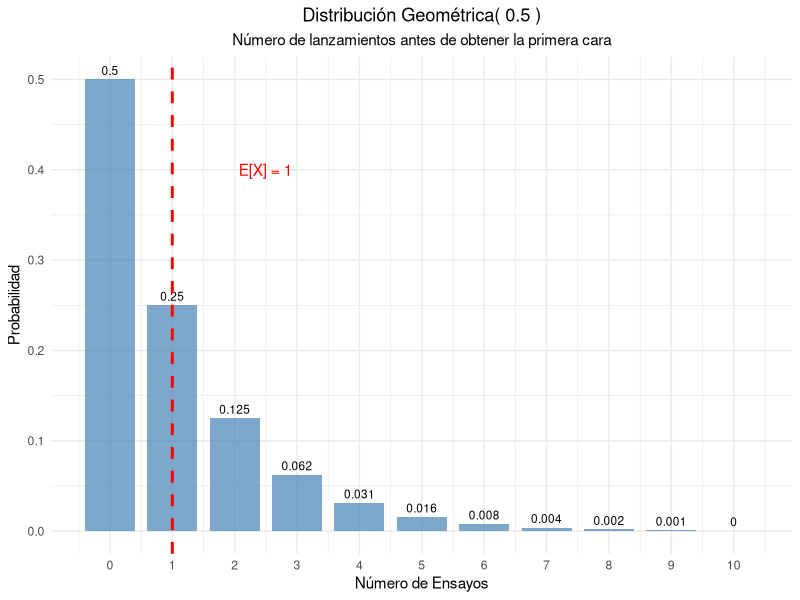
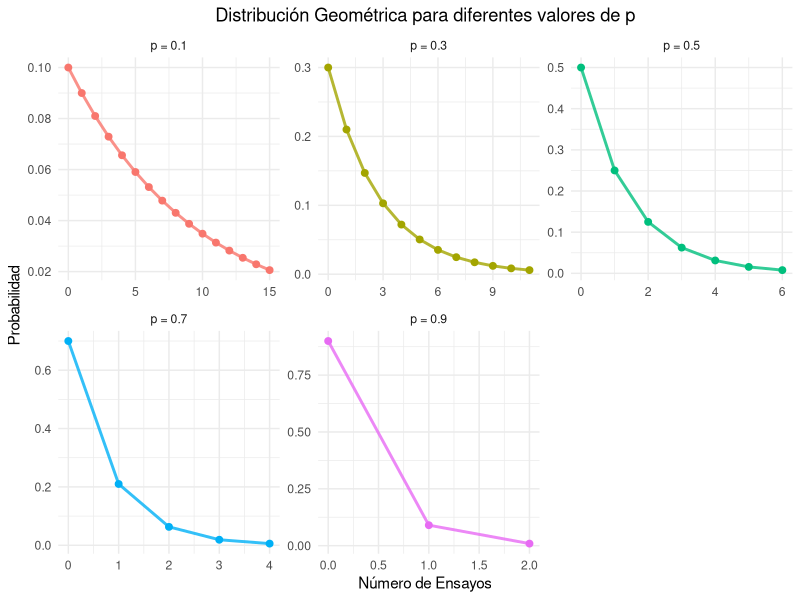
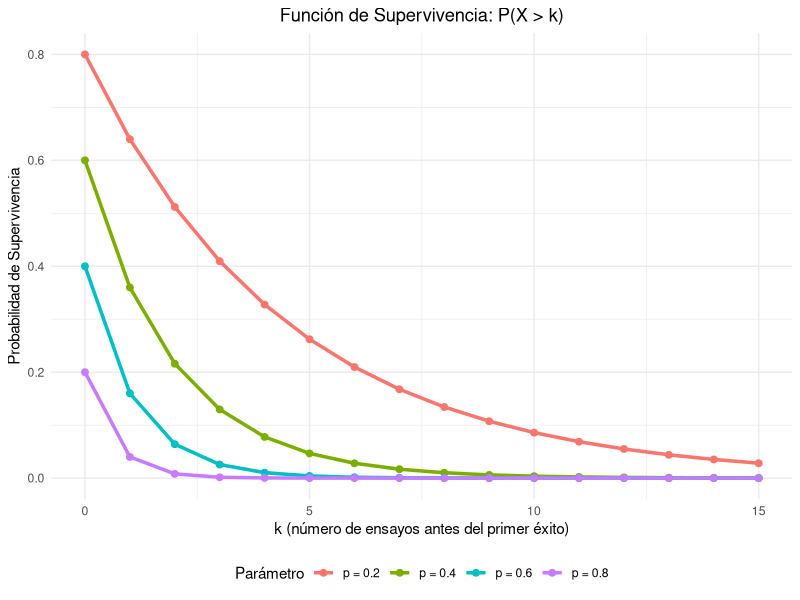
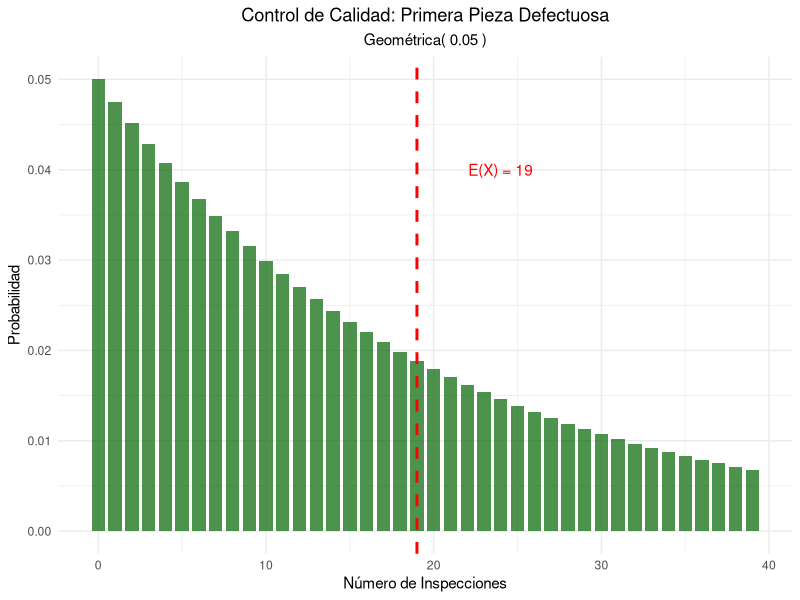
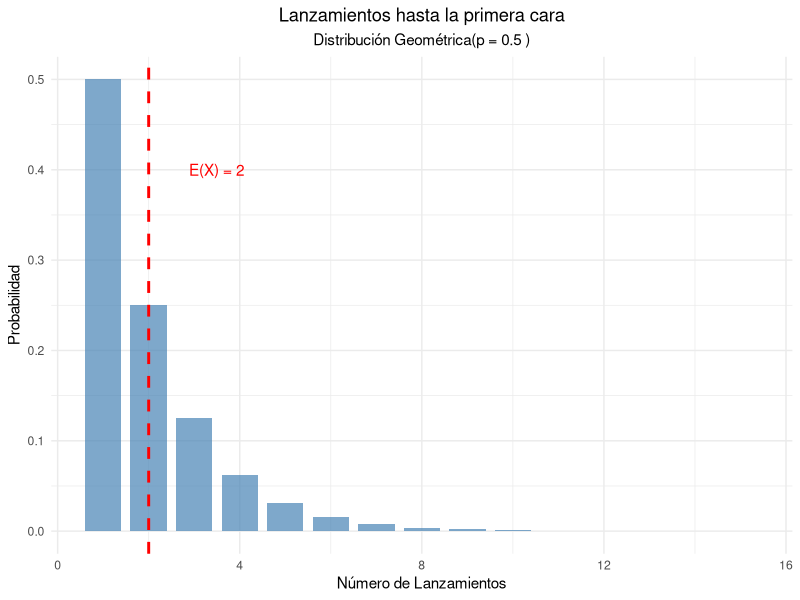
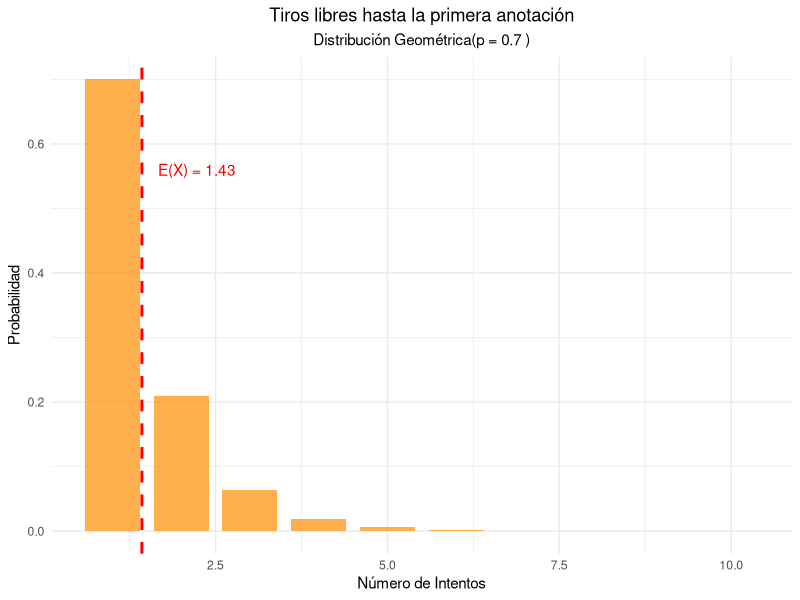
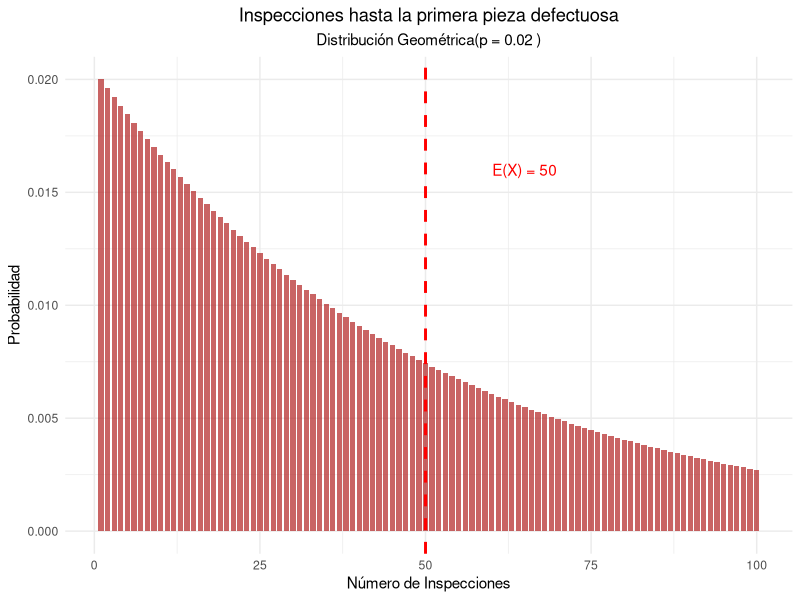

R code for these plots, in order:
## ---- chunk 1
#| label: setup
#| include: false

library(tidyverse)
library(kableExtra)
library(gridExtra)
## ---- chunk 2
#| label: moneda-geometrica
# Parámetro
p_cara <- 0.5

# Calcular probabilidades para los primeros 11 ensayos
k_moneda <- 0:10
# Prefijo d (density) sufijo es el de la va
prob_geometrica <- dgeom(k_moneda , p_cara)  

# Crear tabla
geometrica_moneda <- data.frame(
  Ensayo = k_moneda,
  Probabilidad = prob_geometrica,
  Prob_Acumulada = pgeom(k_moneda, p_cara)
)

kable(geometrica_moneda, 
      caption = "Distribución Geométrica - Primera cara (p = 0.5)",
      digits = 4,
      col.names = c("Ensayo", "P(X = x)", "P(X ≤ x)")) %>%
  kable_styling(bootstrap_options = "striped")

# Parámetros estadísticos
media_moneda <- (1-p_cara) / p_cara
varianza_moneda <- (1 - p_cara) / (p_cara^2)
desv_std_moneda <- sqrt(varianza_moneda)


cat("Media (ensayos esperados):", media_moneda, "\n")
cat("Varianza:", varianza_moneda, "\n")
cat("Desviación estándar:", round(desv_std_moneda, 4), "\n")

## ---- chunk 3
#| label: grafico-geometrica-basico
#| fig-cap: "Distribución Geométrica - Primera cara en lanzamiento de moneda"
ggplot(geometrica_moneda, aes(x = Ensayo, y = Probabilidad)) +
  geom_col(fill = "steelblue", alpha = 0.7, width = 0.8) +
  geom_text(aes(label = round(Probabilidad, 3)), vjust = -0.5, size = 3) +
  geom_vline(xintercept = media_moneda, color = "red", linetype = "dashed", linewidth = 1) +
  annotate("text", x = media_moneda + 1.5, y = max(prob_geometrica) * 0.8, 
           label = paste("E[X] =", media_moneda), color = "red") +
  scale_x_continuous(breaks = k_moneda) +
  labs(title = paste("Distribución Geométrica(", p_cara, ")"),
       subtitle = "Número de lanzamientos antes de obtener la primera cara",
       x = "Número de Ensayos",
       y = "Probabilidad") +
  theme_minimal() +
  theme(plot.title = element_text(hjust = 0.5),
        plot.subtitle = element_text(hjust = 0.5))
## ---- chunk 4
#| label: diferentes-p
# Diferentes probabilidades de éxito
p_values <- c(0.1, 0.3, 0.5, 0.7, 0.9)
k_max <- 15

# Crear data frame para comparación
geometrica_comp <- data.frame()
for(p in p_values) {
  k_vals <- 0:k_max
  probs <- dgeom(k_vals, p)  
  
  temp_data <- data.frame(
    p_label = paste("p =", p),
    k = k_vals,
    probabilidad = probs,
    media = (1-p)/p,
    varianza = (1-p)/(p^2)
  )
  geometrica_comp <- rbind(geometrica_comp, temp_data)
}

# Tabla de parámetros
parametros_comp <- data.frame(
  p = p_values,
  Media = (1-p_values)/p_values,
  Varianza = (1-p_values)/(p_values^2),
  Desv_Std = sqrt((1-p_values)/(p_values^2))
)

kable(parametros_comp, 
      caption = "Parámetros de la distribución geométrica para diferentes valores de p",
      digits = 4,
      col.names = c("p", "Media", "Varianza", "Desv. Std")) |> 
  kable_styling(bootstrap_options = "striped")
## ---- chunk 5
#| label: grafico-diferentes-p
#| fig-cap: "Distribución Geométrica para diferentes valores de p"
# Filtrar para mejor visualización
geometrica_filtered <- geometrica_comp[geometrica_comp$probabilidad > 0.005, ]

ggplot(geometrica_filtered, aes(x = k, y = probabilidad, color = p_label)) +
  geom_line(linewidth = 1, alpha = 0.8) +
  geom_point(size = 2) +
  facet_wrap(~p_label, scales = "free") +
  labs(title = "Distribución Geométrica para diferentes valores de p",
       x = "Número de Ensayos",
       y = "Probabilidad",
       color = "Parámetro") +
  theme_minimal() +
  theme(plot.title = element_text(hjust = 0.5),
        legend.position = "none")
## ---- chunk 6
#| label: falta-memoria
# Demostración de la propiedad de falta de memoria
p_mem <- 0.3
s <- 5
t <- 3

# P(X >= s + t)
prob_s_t <- 1 - pgeom(s + t-1, p_mem)  

# P(X >= s) 
prob_s <- 1- pgeom(s-1, p_mem)

# P(X >= t) 
prob_t <- 1- pgeom(t-1, p_mem)

# P(X >= s + t | X >= s) = P(X >= s + t) / P(X >= s)
prob_condicional <- prob_s_t / prob_s

cat("Demostración de la Propiedad de Falta de Memoria:\n")
cat("Parámetros: p =", p_mem, ", s =", s, ", t =", t, "\n\n")
cat("P(X  ≥", s+t, ") =", round(prob_s_t, 6), "\n")
cat("P(X  ≥", s, ") =", round(prob_s, 6), "\n")
cat("P(X  ≥", t, ") =", round(prob_t, 6), "\n\n")
cat("P(X  ≥", s+t, "| X  ≥", s, ") =", round(prob_condicional, 6), "\n")
cat("P(X  ≥", t, ") =", round(prob_t, 6), "\n\n")
cat("¿Son iguales?", abs(prob_condicional - prob_t) < 1e-10, "\n")
## ---- chunk 7
#| label: funcion-supervivencia
#| fig-cap: "Función de Supervivencia de la distribución geométrica"
# Diferentes valores de p
p_surv <- c(0.2, 0.4, 0.6, 0.8)
k_surv <- 0:15

# Crear data frame
supervivencia_data <- data.frame()
for(p in p_surv) {
  surv_vals <- (1 - p)^(k_surv+1)
  temp_data <- data.frame(
    p_label = paste("p =", p),
    k = k_surv,
    supervivencia = surv_vals
  )
  supervivencia_data <- rbind(supervivencia_data, temp_data)
}

ggplot(supervivencia_data, aes(x = k, y = supervivencia, color = p_label)) +
  geom_line(linewidth = 1.2) +
  geom_point(size = 2) +
  labs(title = "Función de Supervivencia: P(X > k)",
       x = "k (número de ensayos antes del primer éxito)",
       y = "Probabilidad de Supervivencia",
       color = "Parámetro") +
  theme_minimal() +
  theme(plot.title = element_text(hjust = 0.5),
        legend.position = "bottom")
## ---- chunk 8
#| label: control-calidad-geometrica
# Parámetros
p_defecto_geom <- 0.05

# Parámetros estadísticos
media_defecto <- (1-p_defecto_geom) / p_defecto_geom
varianza_defecto <- (1 - p_defecto_geom) / (p_defecto_geom^2)
desv_std_defecto <- sqrt(varianza_defecto)

cat("Control de Calidad - Primera pieza defectuosa:\n")
cat("Probabilidad de defecto por pieza:", p_defecto_geom, "\n")
cat("Número esperado de inspecciones:", media_defecto, "\n")
cat("Desviación estándar:", round(desv_std_defecto, 2), "\n\n")

# Probabilidades específicas
k_calidad <- 0:50
prob_calidad <- dgeom(k_calidad, p_defecto_geom)

# Preguntas de interés
prob_primera_10 <- sum(prob_calidad[1:10])
prob_mas_20 <- 1 - sum(prob_calidad[1:20])
prob_entre_10_30 <- sum(prob_calidad[10:30])

cat("Probabilidades de interés:\n")
cat("P(primera defectuosa en ≤ 10 inspecciones):", round(prob_primera_10, 4), "\n")
cat("P(primera defectuosa en > 20 inspecciones):", round(prob_mas_20, 4), "\n")
cat("P(primera defectuosa entre 10 y 30 inspecciones):", round(prob_entre_10_30, 4), "\n")



# Visualización
calidad_data <- data.frame(
  k = k_calidad[1:40],
  probabilidad = prob_calidad[1:40]
)

ggplot(calidad_data, aes(x = k, y = probabilidad)) +
  geom_col(fill = "darkgreen", alpha = 0.7, width = 0.8) +
  geom_vline(xintercept = media_defecto, color = "red", linetype = "dashed", size = 1) +
  annotate("text", x = media_defecto + 5, y = max(prob_calidad) * 0.8, 
           label = paste("E(X) =", media_defecto), color = "red") +
  labs(title = "Control de Calidad: Primera Pieza Defectuosa",
       subtitle = paste("Geométrica(", p_defecto_geom, ")"),
       x = "Número de Inspecciones",
       y = "Probabilidad") +
  theme_minimal() +
  theme(plot.title = element_text(hjust = 0.5),
        plot.subtitle = element_text(hjust = 0.5))
## ---- chunk 9
#| label: simulacion-geometrica
set.seed(123)
p_sim <- 0.25
n_sim <- 10000

# Generar datos geométricos 
datos_geom <- rgeom(n_sim, p_sim) 

# Estadísticas observadas
media_obs <- mean(datos_geom)
var_obs <- var(datos_geom)
desv_obs <- sd(datos_geom)

# Valores teóricos
media_teo <- (1-p_sim) / p_sim
var_teo <- (1 - p_sim) / (p_sim^2)
desv_teo <- sqrt(var_teo)

cat("Simulación Geométrica (p =", p_sim, "):\n")
cat("Simulaciones:", n_sim, "\n\n")
cat("Media teórica:", media_teo, "| Media observada:", round(media_obs, 4), "\n")
cat("Varianza teórica:", var_teo, "| Varianza observada:", round(var_obs, 4), "\n")
cat("Desv. Std teórica:", round(desv_teo, 4), "| Desv. Std observada:", round(desv_obs, 4), "\n")

# Comparar distribuciones
freq_obs <- table(datos_geom[datos_geom <= 20]) / n_sim
k_comp <- as.numeric(names(freq_obs))
prob_teo <- dgeom(k_comp, p_sim)

comparacion_sim <- data.frame(
  k = k_comp,
  Freq_Observada = as.numeric(freq_obs),
  Prob_Teorica = prob_teo,
  Diferencia = abs(as.numeric(freq_obs) - prob_teo)
)

kable(head(comparacion_sim, 12), 
      caption = "Comparación frecuencias observadas vs probabilidades teóricas",
      digits = 4,
      col.names = c("k", "Freq. Observada", "Prob. Teórica", "Diferencia")) %>%
  kable_styling(bootstrap_options = "striped")
## ---- chunk 10
#| label: parametros-moneda
#| echo: true

# Parámetros
p_cara <- 0.5

# Parámetros estadísticos
media_lanzamientos <- 1 / p_cara
varianza_lanzamientos <- (1 - p_cara) / (p_cara^2)
desv_std_lanzamientos <- sqrt(varianza_lanzamientos)

cat("Lanzamientos hasta la primera cara:\n")
cat("Probabilidad de cara por lanzamiento:", p_cara, "\n")
cat("Número esperado de lanzamientos:", media_lanzamientos, "\n")
cat("Desviación estándar:", round(desv_std_lanzamientos, 2), "\n")
## ---- chunk 11
#| label: probabilidades-especificas
#| echo: true

# Probabilidades específicas
k_lanzamientos <- 0:20
prob_lanzamientos <- dgeom(k_lanzamientos, p_cara)

# Preguntas de interés
prob_exactamente_5 <- dgeom(4, p_cara)  # k=4 porque dgeom cuenta fracasos antes del éxito
prob_mas_de_3 <- 1 - pgeom(2, p_cara)   # P(X > 3) = 1 - P(X ≤ 3)
prob_entre_5_10 <- pgeom(9, p_cara) - pgeom(3, p_cara)

cat("Probabilidades de interés:\n")
cat("P(necesitar exactamente 5 lanzamientos):", round(prob_exactamente_5, 4), "\n")
cat("P(necesitar más de 3 lanzamientos):", round(prob_mas_de_3, 4), "\n")
cat("P(necesitar entre 5 y 10 lanzamientos):", round(prob_entre_5_10, 4), "\n")
## ---- chunk 12
#| label: visualizacion-moneda
#| echo: true
#| fig.height: 6
#| fig.width: 8

# Visualización
lanzamientos_data <- data.frame(
  k = k_lanzamientos[1:15],
  probabilidad = prob_lanzamientos[1:15]
)

library(ggplot2)

ggplot(lanzamientos_data, aes(x = k + 1, y = probabilidad)) +
  geom_col(fill = "steelblue", alpha = 0.7, width = 0.8) +
  geom_vline(xintercept = media_lanzamientos, color = "red", linetype = "dashed", size = 1) +
  annotate("text", x = media_lanzamientos + 1.5, y = max(prob_lanzamientos) * 0.8, 
           label = paste("E(X) =", media_lanzamientos), color = "red") +
  labs(title = "Lanzamientos hasta la primera cara",
       subtitle = paste("Distribución Geométrica(p =", p_cara, ")"),
       x = "Número de Lanzamientos",
       y = "Probabilidad") +
  theme_minimal() +
  theme(plot.title = element_text(hjust = 0.5),
        plot.subtitle = element_text(hjust = 0.5))
## ---- chunk 13
#| label: simulacion-moneda
#| echo: true

set.seed(123)
p_sim <- 0.5
n_sim <- 10000

# Generar datos geométricos (número de fracasos antes del primer éxito)
datos_geom <- rgeom(n_sim, p_sim) 

# Convertir a número total de lanzamientos (éxito incluido)
lanzamientos_totales <- datos_geom + 1

# Estadísticas observadas
media_obs <- mean(lanzamientos_totales)
var_obs <- var(lanzamientos_totales)
desv_obs <- sd(lanzamientos_totales)

# Valores teóricos
media_teo <- 1 / p_sim
var_teo <- (1 - p_sim) / (p_sim^2)
desv_teo <- sqrt(var_teo)

cat("Simulación Geométrica - Moneda (p =", p_sim, "):\n")
cat("Simulaciones:", n_sim, "\n\n")
cat("Media teórica:", media_teo, "| Media observada:", round(media_obs, 4), "\n")
cat("Varianza teórica:", var_teo, "| Varianza observada:", round(var_obs, 4), "\n")
cat("Desv. Std teórica:", round(desv_teo, 4), "| Desv. Std observada:", round(desv_obs, 4), "\n\n")
## ---- chunk 14
#| label: probabilidades-simuladas
#| echo: true

# Probabilidades específicas de la simulación
prob_sim_5 <- mean(lanzamientos_totales == 5)
prob_sim_mas_3 <- mean(lanzamientos_totales > 3)

cat("Probabilidades simuladas:\n")
cat("P(X = 5) simulado:", round(prob_sim_5, 4), "| Teórico:", round(dgeom(4, p_sim), 4), "\n")
cat("P(X > 3) simulado:", round(prob_sim_mas_3, 4), "| Teórico:", round(1 - pgeom(2, p_sim), 4), "\n")
## ---- chunk 15
#| label: comparacion-distribuciones
#| echo: true

# Comparar distribuciones
freq_obs <- table(lanzamientos_totales[lanzamientos_totales <= 15]) / n_sim
k_comp <- as.numeric(names(freq_obs))
prob_teo <- dgeom(k_comp - 1, p_sim)  # Ajustar porque dgeom cuenta fracasos

comparacion_sim <- data.frame(
  Lanzamientos = k_comp,
  Freq_Observada = as.numeric(freq_obs),
  Prob_Teorica = prob_teo,
  Diferencia = abs(as.numeric(freq_obs) - prob_teo)
)

library(knitr)
library(kableExtra)

kable(comparacion_sim, 
      caption = "Comparación frecuencias observadas vs probabilidades teóricas",
      digits = 4,
      col.names = c("Lanzamientos", "Freq. Observada", "Prob. Teórica", "Diferencia")) %>%
  kable_styling(bootstrap_options = "striped")
## ---- chunk 16
#| label: parametros-basquet
#| echo: true

# Parámetros
p_anotar <- 0.70

# Parámetros estadísticos
media_intentos <- 1 / p_anotar
varianza_intentos <- (1 - p_anotar) / (p_anotar^2)
desv_std_intentos <- sqrt(varianza_intentos)

cat("Tiros libres hasta la primera anotación:\n")
cat("Probabilidad de anotar por tiro:", p_anotar, "\n")
cat("Número esperado de intentos:", round(media_intentos, 4), "\n")
cat("Desviación estándar:", round(desv_std_intentos, 4), "\n")
## ---- chunk 17
#| label: probabilidades-basquet
#| echo: true

# Probabilidades específicas
k_intentos <- 0:15
prob_intentos <- dgeom(k_intentos, p_anotar)

# Preguntas de interés
prob_tercer_intento <- dgeom(2, p_anotar)  # k=2 porque dgeom cuenta fracasos antes del éxito
prob_entre_2_5 <- pgeom(4, p_anotar) - pgeom(0, p_anotar)  # P(2 ≤ X ≤ 5)

cat("Probabilidades de interés:\n")
cat("P(anotar en el tercer intento por primera vez):", round(prob_tercer_intento, 4), "\n")
cat("P(necesitar entre 2 y 5 intentos):", round(prob_entre_2_5, 4), "\n")
cat("Número esperado de intentos:", round(media_intentos, 4), "\n")
## ---- chunk 18
#| label: visualizacion-basquet
#| echo: true
#| fig.height: 6
#| fig.width: 8

# Visualización
intentos_data <- data.frame(
  k = k_intentos[1:10],
  probabilidad = prob_intentos[1:10]
)

library(ggplot2)

ggplot(intentos_data, aes(x = k + 1, y = probabilidad)) +
  geom_col(fill = "darkorange", alpha = 0.7, width = 0.8) +
  geom_vline(xintercept = media_intentos, color = "red", linetype = "dashed", size = 1) +
  annotate("text", x = media_intentos + 0.8, y = max(prob_intentos) * 0.8, 
           label = paste("E(X) =", round(media_intentos, 2)), color = "red") +
  labs(title = "Tiros libres hasta la primera anotación",
       subtitle = paste("Distribución Geométrica(p =", p_anotar, ")"),
       x = "Número de Intentos",
       y = "Probabilidad") +
  theme_minimal() +
  theme(plot.title = element_text(hjust = 0.5),
        plot.subtitle = element_text(hjust = 0.5))
## ---- chunk 19
#| label: simulacion-basquet
#| echo: true

set.seed(123)
p_sim <- 0.70
n_sim <- 10000

# Generar datos geométricos (número de fracasos antes del primer éxito)
datos_geom <- rgeom(n_sim, p_sim) 

# Convertir a número total de intentos (éxito incluido)
intentos_totales <- datos_geom + 1

# Estadísticas observadas
media_obs <- mean(intentos_totales)
var_obs <- var(intentos_totales)
desv_obs <- sd(intentos_totales)

# Valores teóricos
media_teo <- 1 / p_sim
var_teo <- (1 - p_sim) / (p_sim^2)
desv_teo <- sqrt(var_teo)

cat("Simulación Geométrica - Tiros Libres (p =", p_sim, "):\n")
cat("Simulaciones:", n_sim, "\n\n")
cat("Media teórica:", round(media_teo, 4), "| Media observada:", round(media_obs, 4), "\n")
cat("Varianza teórica:", round(var_teo, 4), "| Varianza observada:", round(var_obs, 4), "\n")
cat("Desv. Std teórica:", round(desv_teo, 4), "| Desv. Std observada:", round(desv_obs, 4), "\n\n")
## ---- chunk 20
#| label: probabilidades-simuladas-basquet
#| echo: true

# Probabilidades específicas de la simulación
prob_sim_tercero <- mean(intentos_totales == 3)
prob_sim_entre_2_5 <- mean(intentos_totales >= 2 & intentos_totales <= 5)

cat("Probabilidades simuladas:\n")
cat("P(anotar en 3er intento) simulado:", round(prob_sim_tercero, 4), 
    "| Teórico:", round(dgeom(2, p_sim), 4), "\n")
cat("P(entre 2 y 5 intentos) simulado:", round(prob_sim_entre_2_5, 4), 
    "| Teórico:", round(pgeom(4, p_sim) - pgeom(0, p_sim), 4), "\n")
## ---- chunk 21
#| label: comparacion-distribuciones-basquet
#| echo: true

# Comparar distribuciones
freq_obs <- table(intentos_totales[intentos_totales <= 10]) / n_sim
k_comp <- as.numeric(names(freq_obs))
prob_teo <- dgeom(k_comp - 1, p_sim)  # Ajustar porque dgeom cuenta fracasos

comparacion_sim <- data.frame(
  Intentos = k_comp,
  Freq_Observada = as.numeric(freq_obs),
  Prob_Teorica = prob_teo,
  Diferencia = abs(as.numeric(freq_obs) - prob_teo)
)

library(knitr)
library(kableExtra)

kable(comparacion_sim, 
      caption = "Comparación frecuencias observadas vs probabilidades teóricas",
      digits = 4,
      col.names = c("Intentos", "Freq. Observada", "Prob. Teórica", "Diferencia")) %>%
  kable_styling(bootstrap_options = "striped")
## ---- chunk 22
#| label: parametros-defectuosas
#| echo: true

# Parámetros
p_defecto <- 0.02

# Parámetros estadísticos
media_inspecciones <- 1 / p_defecto
varianza_inspecciones <- (1 - p_defecto) / (p_defecto^2)
desv_std_inspecciones <- sqrt(varianza_inspecciones)

cat("Inspecciones hasta la primera pieza defectuosa:\n")
cat("Probabilidad de defecto por pieza:", p_defecto, "\n")
cat("Número esperado de inspecciones:", media_inspecciones, "\n")
cat("Desviación estándar:", round(desv_std_inspecciones, 2), "\n")
## ---- chunk 23
#| label: probabilidades-defectuosas
#| echo: true

# Probabilidades específicas
k_inspecciones <- 0:200
prob_inspecciones <- dgeom(k_inspecciones, p_defecto)

# Preguntas de interés
prob_despues_100 <- 1 - pgeom(99, p_defecto)  # P(X > 100)
prob_entre_50_150 <- pgeom(149, p_defecto) - pgeom(49, p_defecto)

cat("Probabilidades de interés:\n")
cat("P(primera defectuosa después de la pieza 100):", round(prob_despues_100, 6), "\n")
cat("P(primera defectuosa entre piezas 50-150):", round(prob_entre_50_150, 4), "\n")
cat("Número esperado de inspecciones:", media_inspecciones, "\n")
## ---- chunk 24
#| label: visualizacion-defectuosas
#| echo: true
#| fig.height: 6
#| fig.width: 8

# Visualización (primeras 100 inspecciones)
inspecciones_data <- data.frame(
  k = k_inspecciones[1:100],
  probabilidad = prob_inspecciones[1:100]
)

library(ggplot2)

ggplot(inspecciones_data, aes(x = k + 1, y = probabilidad)) +
  geom_col(fill = "firebrick", alpha = 0.7, width = 0.8) +
  geom_vline(xintercept = media_inspecciones, color = "red", linetype = "dashed", size = 1) +
  annotate("text", x = media_inspecciones + 15, y = max(prob_inspecciones) * 0.8, 
           label = paste("E(X) =", media_inspecciones), color = "red") +
  labs(title = "Inspecciones hasta la primera pieza defectuosa",
       subtitle = paste("Distribución Geométrica(p =", p_defecto, ")"),
       x = "Número de Inspecciones",
       y = "Probabilidad") +
  theme_minimal() +
  theme(plot.title = element_text(hjust = 0.5),
        plot.subtitle = element_text(hjust = 0.5))
## ---- chunk 25
#| label: falta-memoria-teorica
#| echo: true

# Demostración de la propiedad de falta de memoria
# P(X > s + t | X > s) = P(X > t)

s <- 50  # Ya hemos inspeccionado 50 piezas sin defectos
t <- 30  # Queremos probabilidad de necesitar 30 más

# Probabilidad condicional teórica
prob_cond_teorica <- (1 - p_defecto)^t

# Cálculo directo usando la definición
prob_s <- (1 - p_defecto)^s
prob_s_t <- (1 - p_defecto)^(s + t)
prob_cond_directa <- prob_s_t / prob_s

cat("PROPIEDAD DE FALTA DE MEMORIA - Demostración Teórica:\n")
cat("====================================================\n")
cat("Parámetros:\n")
cat("s =", s, "(ya inspeccionadas sin defectos)\n")
cat("t =", t, "(inspecciones adicionales)\n")
cat("p =", p_defecto, "\n\n")
cat("P(X >", s + t, "| X >", s, ") = P(X >", t, ")\n")
cat("Probabilidad teórica P(X >", t, "):", round(prob_cond_teorica, 6), "\n")
cat("Cálculo directo P(X >", s + t, ") / P(X >", s, "):", round(prob_cond_directa, 6), "\n")
cat("¿Son iguales?", abs(prob_cond_teorica - prob_cond_directa) < 1e-10, "\n\n")
## ---- chunk 26
#| label: simulacion-defectuosas
#| echo: true

set.seed(123)
p_sim <- 0.02
n_sim <- 50000  # Más simulaciones por la baja probabilidad

# Generar datos geométricos (número de no defectuosas antes de la primera defectuosa)
datos_geom <- rgeom(n_sim, p_sim) 

# Convertir a número total de inspecciones (defectuosa incluida)
inspecciones_totales <- datos_geom + 1

# Estadísticas observadas
media_obs <- mean(inspecciones_totales)
var_obs <- var(inspecciones_totales)
desv_obs <- sd(inspecciones_totales)

# Valores teóricos
media_teo <- 1 / p_sim
var_teo <- (1 - p_sim) / (p_sim^2)
desv_teo <- sqrt(var_teo)

cat("Simulación Geométrica - Piezas Defectuosas (p =", p_sim, "):\n")
cat("Simulaciones:", n_sim, "\n\n")
cat("Media teórica:", media_teo, "| Media observada:", round(media_obs, 4), "\n")
cat("Varianza teórica:", round(var_teo, 2), "| Varianza observada:", round(var_obs, 2), "\n")
cat("Desv. Std teórica:", round(desv_teo, 2), "| Desv. Std observada:", round(desv_obs, 2), "\n\n")
## ---- chunk 27
#| label: probabilidades-simuladas-defectuosas
#| echo: true

# Probabilidades específicas de la simulación
prob_sim_despues_100 <- mean(inspecciones_totales > 100)
prob_sim_entre_50_150 <- mean(inspecciones_totales >= 50 & inspecciones_totales <= 150)

cat("Probabilidades simuladas:\n")
cat("P(después de 100) simulado:", round(prob_sim_despues_100, 6), 
    "| Teórico:", round(1 - pgeom(99, p_sim), 6), "\n")
cat("P(entre 50-150) simulado:", round(prob_sim_entre_50_150, 4), 
    "| Teórico:", round(pgeom(149, p_sim) - pgeom(49, p_sim), 4), "\n")
## ---- chunk 28
#| label: falta-memoria-simulacion
#| echo: true

# Demostración de falta de memoria mediante simulación
set.seed(456)
n_sim_memoria <- 100000

# Simulamos inspecciones hasta encontrar defectuosa
inspecciones <- rgeom(n_sim_memoria, p_defecto) + 1

# Filtramos casos donde X > s (más de 50 inspecciones sin defecto)
casos_condicionales <- inspecciones[inspecciones > s]

# Calculamos P(X > s + t | X > s) de forma empírica
prob_cond_simulada <- mean(casos_condicionales > s + t)

cat("FALTA DE MEMORIA - Verificación por Simulación:\n")
cat("==============================================\n")
cat("Total de simulaciones:", n_sim_memoria, "\n")
cat("Casos donde X >", s, ":", length(casos_condicionales), "\n")
cat("P(X >", s + t, "| X >", s, ") simulada:", round(prob_cond_simulada, 6), "\n")
cat("P(X >", t, ") teórica:", round((1 - p_defecto)^t, 6), "\n")
cat("Diferencia:", round(abs(prob_cond_simulada - (1 - p_defecto)^t), 6), "\n")
## ---- chunk 29
#| label: comparacion-distribuciones-defectuosas
#| echo: true

# Comparar distribuciones (primeras 50 inspecciones)
freq_obs <- table(inspecciones_totales[inspecciones_totales <= 100]) / n_sim
k_comp <- as.numeric(names(freq_obs))
prob_teo <- dgeom(k_comp - 1, p_sim)  # Ajustar porque dgeom cuenta no defectuosas

comparacion_sim <- data.frame(
  Inspecciones = k_comp,
  Freq_Observada = as.numeric(freq_obs),
  Prob_Teorica = prob_teo,
  Diferencia = abs(as.numeric(freq_obs) - prob_teo)
)

library(knitr)
library(kableExtra)

kable(head(comparacion_sim, 15), 
      caption = "Comparación frecuencias observadas vs probabilidades teóricas (primeras 15)",
      digits = 6,
      col.names = c("Inspecciones", "Freq. Observada", "Prob. Teórica", "Diferencia")) %>%
  kable_styling(bootstrap_options = "striped")
